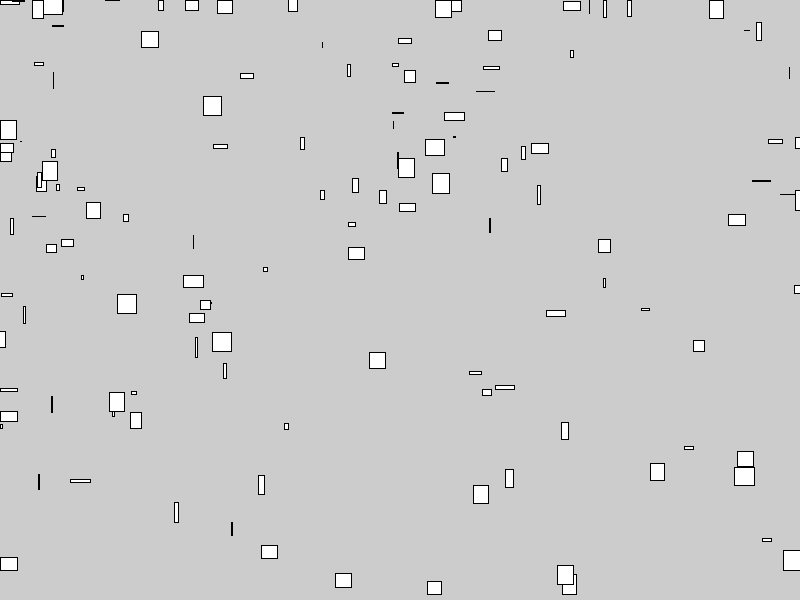
Frame 1 (no input)
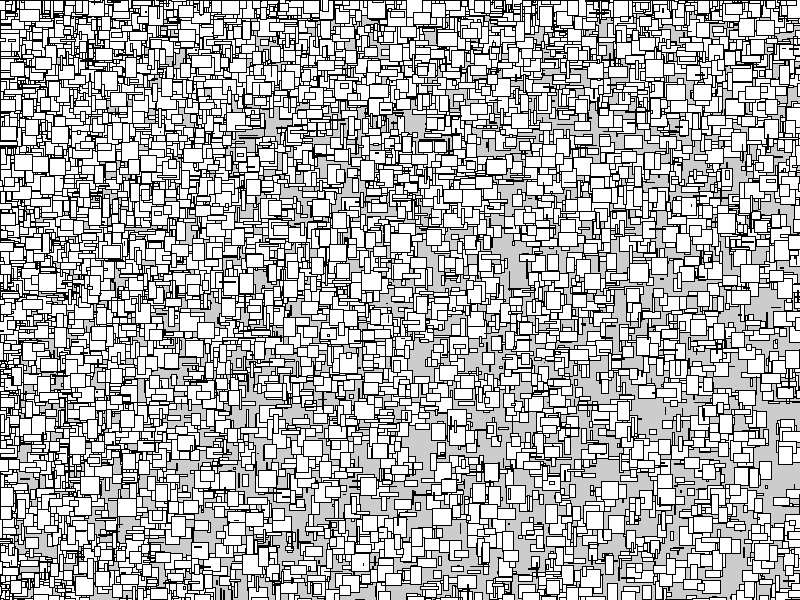
Frame 60 (the mouse pressed at the canvas centre just before this capture)
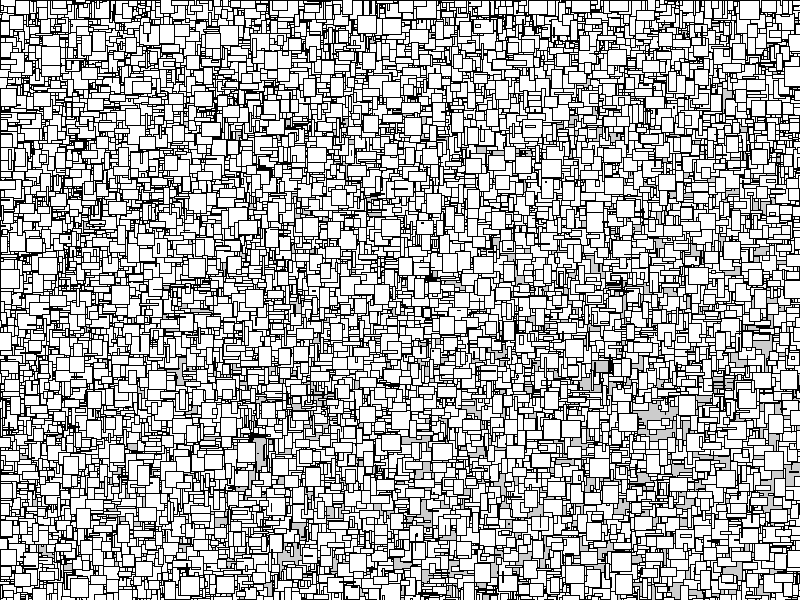
Frame 120 (the mouse held since frame 60 and released just before this capture)

The Processing sketch that drew these frames (run headless with seeded random() and noise(); from frame 60 on, the mouse is pressed at the canvas centre):

// Processing sketch: processing_46750
// ── processing_46750.pde

void setup() {
  size(800, 600);
  loop();
}

void draw() {
  for (int x = 0; x < width; x+=10) {
    for (int y = 0; y < height; y+=10) {
     //fill(x/5, y/6, x/5); //con color
      rect(x * random(-10, 10), y * random(- 10, 10), random(20), random(20));
    }
  }
}
